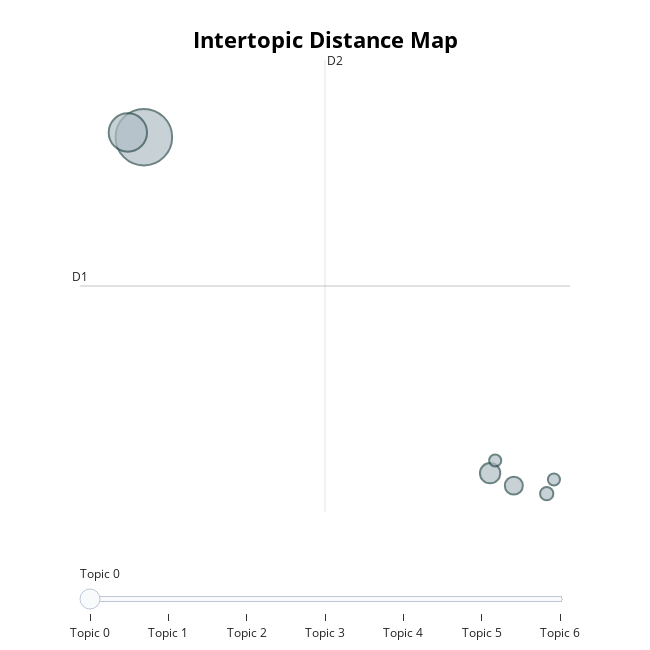

The code cell stored with this chart in its notebook:
### Code cell
model.visualize_topics()

### Figure 1 — Plotly figure (JSON) as saved in the notebook; plotly's stock layout.template omitted (floating-point values rounded to 4 significant figures)
{"data": [{"customdata": [[0, "indian constitution | election commission india | amendment act | judiciary | constitution", 109], [1, "india position global | india discuss | world bank imf | india position | countries discuss", 50], [2, "policies needed particularly | welfare schemes | millennium development | policies addressing | policies addressing water", 14], [3, "hunger india shrinking | india development process | nations multidimensional poverty | hunger poverty | socio economic development", 11], [4, "self help groups | self help group | microfinancing women shgs | rural poor india | rural india emergence", 6], [5, "reorient education india | skill employment | resource development india | increasing human resources | make vocational education", 5], [6, "reforms civil service | service strengthening democracy | public service delivery | reforms required civil | suggest reforms civil", 5]], "hovertemplate": "<b>Topic %{customdata[0]}</b><br>%{customdata[1]}<br>Size: %{customdata[2]}", "legendgroup": "", "marker": {"color": "#B0BEC5", "line": {"color": "DarkSlateGrey", "width": 2}, "size": [109, 50, 14, 11, 6, 5, 5], "sizemode": "area", "sizeref": 0.06813, "symbol": "circle"}, "mode": "markers", "name": "", "orientation": "v", "showlegend": false, "type": "scatter", "x": [-4.999, -5.263, 0.7135, 1.105, 1.647, 1.767, 0.7975], "xaxis": "x", "y": [27.13, 27.4, 8.084, 7.381, 6.926, 7.729, 8.806], "yaxis": "y"}], "layout": {"annotations": [{"showarrow": false, "text": "D1", "x": -6.052, "y": 18.7, "yshift": 10}, {"showarrow": false, "text": "D2", "x": -2.01, "xshift": 10, "y": 31.5}], "height": 650, "hoverlabel": {"bgcolor": "white", "font": {"family": "Rockwell", "size": 16}}, "legend": {"itemsizing": "constant", "tracegroupgap": 0}, "margin": {"t": 60}, "shapes": [{"line": {"color": "#CFD8DC", "width": 2}, "type": "line", "x0": -2.01, "x1": -2.01, "y0": 5.887, "y1": 31.5}, {"line": {"color": "#9E9E9E", "width": 2}, "type": "line", "x0": -6.052, "x1": 2.032, "y0": 18.7, "y1": 18.7}], "sliders": [{"active": 0, "pad": {"t": 50}, "steps": [{"args": [{"marker.color": [["red", "#B0BEC5", "#B0BEC5", "#B0BEC5", "#B0BEC5", "#B0BEC5", "#B0BEC5"]]}], "label": "Topic 0", "method": "update"}, {"args": [{"marker.color": [["#B0BEC5", "red", "#B0BEC5", "#B0BEC5", "#B0BEC5", "#B0BEC5", "#B0BEC5"]]}], "label": "Topic 1", "method": "update"}, {"args": [{"marker.color": [["#B0BEC5", "#B0BEC5", "red", "#B0BEC5", "#B0BEC5", "#B0BEC5", "#B0BEC5"]]}], "label": "Topic 2", "method": "update"}, {"args": [{"marker.color": [["#B0BEC5", "#B0BEC5", "#B0BEC5", "red", "#B0BEC5", "#B0BEC5", "#B0BEC5"]]}], "label": "Topic 3", "method": "update"}, {"args": [{"marker.color": [["#B0BEC5", "#B0BEC5", "#B0BEC5", "#B0BEC5", "red", "#B0BEC5", "#B0BEC5"]]}], "label": "Topic 4", "method": "update"}, {"args": [{"marker.color": [["#B0BEC5", "#B0BEC5", "#B0BEC5", "#B0BEC5", "#B0BEC5", "red", "#B0BEC5"]]}], "label": "Topic 5", "method": "update"}, {"args": [{"marker.color": [["#B0BEC5", "#B0BEC5", "#B0BEC5", "#B0BEC5", "#B0BEC5", "#B0BEC5", "red"]]}], "label": "Topic 6", "method": "update"}]}], "title": {"font": {"color": "Black", "size": 22}, "text": "<b>Intertopic Distance Map</b>", "x": 0.5, "xanchor": "center", "y": 0.95, "yanchor": "top"}, "width": 650, "xaxis": {"anchor": "y", "domain": [0, 1], "range": [-6.052, 2.032], "title": {"text": ""}, "visible": false}, "yaxis": {"anchor": "x", "domain": [0, 1], "range": [5.887, 31.5], "title": {"text": ""}, "visible": false}}}
